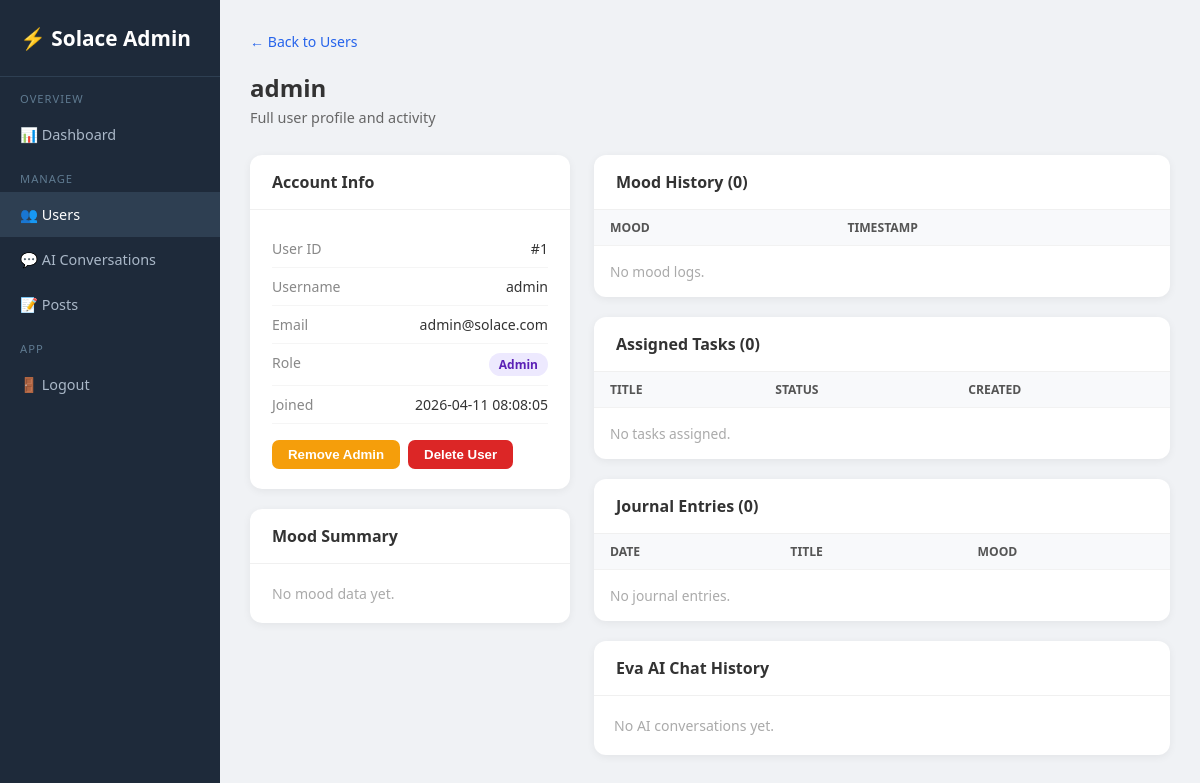
Before: /admin/users/1 (signed in) with the older database file.
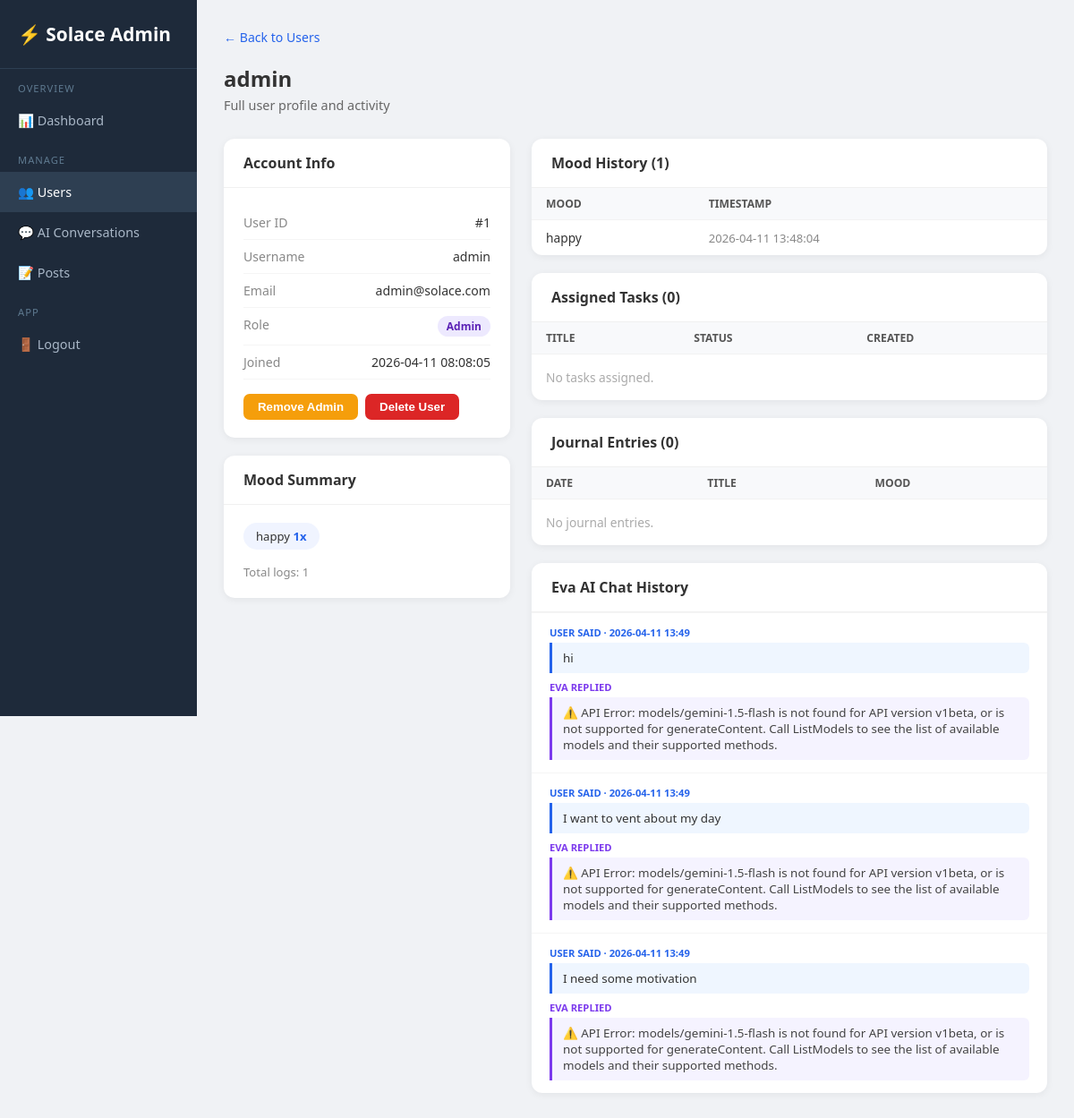
After: the same page with the newer database file.
### tables this page shows
CREATE TABLE users (
                id         INTEGER PRIMARY KEY AUTOINCREMENT,
                username   TEXT UNIQUE NOT NULL,
                email      TEXT NOT NULL,
                password   TEXT NOT NULL,
                is_admin   INTEGER DEFAULT 0,
                created_at DATETIME DEFAULT CURRENT_TIMESTAMP
            );

CREATE TABLE mood_logs (
                id        INTEGER PRIMARY KEY AUTOINCREMENT,
                user_id   INTEGER NOT NULL REFERENCES users(id),
                mood      TEXT NOT NULL,
                timestamp DATETIME DEFAULT CURRENT_TIMESTAMP
            );

CREATE TABLE chat_history (
                id           INTEGER PRIMARY KEY AUTOINCREMENT,
                session_id   TEXT,
                user_id      INTEGER REFERENCES users(id),
                user_message TEXT,
                ai_response  TEXT,
                timestamp    DATETIME DEFAULT CURRENT_TIMESTAMP
            );

### app.py (the view)
@app.route("/admin/users/<int:uid>")
@admin_required
def admin_user_detail(uid: int) -> Any:
    with get_db() as conn:
        user = conn.execute("SELECT * FROM users WHERE id=?", (uid,)).fetchone()
        if not user:
            flash("User not found.")
            return redirect(url_for("admin_users"))
        moods    = conn.execute("SELECT mood, timestamp FROM mood_logs WHERE user_id=? ORDER BY timestamp DESC", (uid,)).fetchall()
        journals = conn.execute("SELECT date, title, mood FROM journals WHERE user_id=? ORDER BY date DESC", (uid,)).fetchall()
        tasks    = conn.execute("SELECT title, status, task_date FROM tasks WHERE user_id=? ORDER BY created_at DESC", (uid,)).fetchall()
        ai_chats = conn.execute("SELECT user_message, ai_response, timestamp FROM chat_history WHERE user_id=? ORDER BY timestamp DESC LIMIT 20", (uid,)).fetchall()
    mood_counts: dict[str, int] = {}
    for r in moods:
        mood_counts[r["mood"]] = mood_counts.get(r["mood"], 0) + 1
    return render_template("admin/user_detail.html",
                           user=user, moods=moods, mood_counts=mood_counts,
                           journals=journals, tasks=tasks, ai_chats=ai_chats)

### app.py (called while the page is built)
def get_db() -> sqlite3.Connection:
    conn = sqlite3.connect("database.db")
    conn.row_factory = sqlite3.Row
    return conn

def admin_required(f: Any) -> Any:
    @wraps(f)
    def dec(*args: Any, **kwargs: Any) -> Any:
        if "user_id" not in session or not session.get("is_admin"):
            flash("Admin access required.")
            return redirect(url_for("login_page"))
        return f(*args, **kwargs)
    return dec

### templates/admin/user_detail.html (shortened to what this page needs)
<!DOCTYPE html>
<html lang="en">
<head>
</head>
<body>
<div class="sidebar">
  <div class="logo">⚡ Solace Admin</div>
  <nav>
        <div class="section-label">Overview</div>
    <a href="/admin">📊 Dashboard</a>
    <div class="section-label">Manage</div>
    <a href="/admin/users" class="active">👥 Users</a>
    <a href="/admin/chats">💬 AI Conversations</a>
    <a href="/admin/posts">📝 Posts</a>
    <div class="section-label">App</div>
    <a href="/logout">🚪 Logout</a>
  </nav>
</div>
<div class="main">
  <a href="/admin/users" class="back-link">← Back to Users</a>
  <div class="page-title">{{ user.username }}</div>
  <div class="page-sub">Full user profile and activity</div>
  <div class="grid">
    <div>
      <div class="card" style="margin-bottom:20px">
        <div class="card-header">Account Info</div>
        <div class="card-body">
          <div class="info-row"><span class="label">User ID</span><span>#{{ user.id }}</span></div>
          <div class="info-row"><span class="label">Username</span><span>{{ user.username }}</span></div>
          <div class="info-row"><span class="label">Email</span><span>{{ user.email }}</span></div>
          <div class="info-row">
            <span class="label">Role</span>
            <span class="badge {{ 'admin' if user.is_admin else 'user' }}">{{ 'Admin' if user.is_admin else 'User' }}</span>
          </div>
          <div class="info-row"><span class="label">Joined</span><span>{{ user.created_at }}</span></div>
          <div class="actions">
            <form method="POST" action="/admin/users/{{ user.id }}/toggle-admin">
              <button type="submit" class="btn btn-yellow">
                {{ 'Remove Admin' if user.is_admin else 'Make Admin' }}
              </button>
            </form>
            <form method="POST" action="/admin/users/{{ user.id }}/delete"
                  onsubmit="return confirm('Delete this user permanently?')">
              <button type="submit" class="btn btn-red">Delete User</button>
            </form>
          </div>
        </div>
      </div>
      <div class="card">
        <div class="card-header">Mood Summary</div>
        <div class="card-body">
          {% if mood_counts %}
            <div class="mood-bar">
              {% for mood, count in mood_counts.items() %}
              <div class="mood-chip">{{ mood }} <span>{{ count }}x</span></div>
              {% endfor %}
            </div>
            <div style="font-size:0.82rem;color:#888">Total logs: {{ moods|length }}</div>
          {% else %}
            <div style="color:#aaa;font-size:0.88rem">No mood data yet.</div>
          {% endif %}
        </div>
      </div>
    </div>
    <div>
      <div class="card" style="margin-bottom:20px">
        <div class="card-header">Mood History ({{ moods|length }})</div>
        <table>
          <thead><tr><th>Mood</th><th>Timestamp</th></tr></thead>
          <tbody>
            {% for m in moods %}
            <tr>
              <td>{{ m.mood }}</td>
              <td style="color:#888;font-size:0.82rem">{{ m.timestamp }}</td>
            </tr>
            {% else %}
            <tr><td colspan="2" style="color:#aaa;padding:16px">No mood logs.</td></tr>
            {% endfor %}
          </tbody>
        </table>
      </div>
      <div class="card">
        <div class="card-header">Assigned Tasks ({{ tasks|length }})</div>
        <table>
          <thead><tr><th>Title</th><th>Status</th><th>Created</th></tr></thead>
          <tbody>
            {% for t in tasks %}
            <tr>
              <td>{{ t.title }}</td>
              <td><span class="badge {{ t.status }}">{{ t.status }}</span></td>
              <td style="color:#888;font-size:0.82rem">{{ t.created_at }}</td>
            </tr>
            {% else %}
            <tr><td colspan="3" style="color:#aaa;padding:16px">No tasks assigned.</td></tr>
            {% endfor %}
          </tbody>
        </table>
      </div>
      <div class="card" style="margin-bottom:20px;margin-top:20px">
        <div class="card-header">Journal Entries ({{ journals|length }})</div>
        <table>
          <thead><tr><th>Date</th><th>Title</th><th>Mood</th></tr></thead>
          <tbody>
            {% for j in journals %}
            <tr>
              <td style="color:#888;font-size:0.82rem">{{ j.date }}</td>
              <td>{{ j.title or 'Untitled' }}</td>
              <td>{{ j.mood.capitalize() if j.mood else '—' }}</td>
            </tr>
            {% else %}
            <tr><td colspan="3" style="color:#aaa;padding:16px">No journal entries.</td></tr>
            {% endfor %}
          </tbody>
        </table>
      </div>
      <div class="card">
        <div class="card-header">Eva AI Chat History</div>
        {% if ai_chats %}
          {% for c in ai_chats %}
          <div style="padding:14px 20px;border-top:1px solid #f5f5f5">
            <div style="font-size:0.7rem;font-weight:700;color:#2563eb;text-transform:uppercase;margin-bottom:4px">User said · {{ (c.timestamp or '')[:16] }}</div>
            <div style="background:#EFF6FF;border-left:3px solid #2563eb;padding:8px 12px;border-radius:0 6px 6px 0;font-size:0.84rem;margin-bottom:8px">{{ c.user_message }}</div>
            <div style="font-size:0.7rem;font-weight:700;color:#7c3aed;text-transform:uppercase;margin-bottom:4px">Eva replied</div>
            <div style="background:#F5F3FF;border-left:3px solid #7c3aed;padding:8px 12px;border-radius:0 6px 6px 0;font-size:0.84rem;color:#444">{{ c.ai_response }}</div>
          </div>
          {% endfor %}
        {% else %}
          <div style="padding:20px;color:#aaa;font-size:0.88rem">No AI conversations yet.</div>
        {% endif %}
      </div>
    </div>
  </div>
</div>
</body>
</html>

### templates/admin/user_detail.html (style rules this page uses)
* { box-sizing: border-box; margin: 0; padding: 0; }
body { font-family: 'Segoe UI', sans-serif; background: #f0f2f5; color: #333; }
.sidebar { width: 220px; position: fixed; top: 0; left: 0; height: 100vh; background: #1e2a3a; color: #cdd9e5; display: flex; flex-direction: column; }
.sidebar .logo { padding: 24px 20px; font-size: 1.3rem; font-weight: 700; color: #fff; border-bottom: 1px solid #2e3f52; }
.sidebar nav a { display: block; padding: 13px 20px; color: #aab8c8; text-decoration: none; font-size: 0.9rem; }
.sidebar nav a:hover, .sidebar nav a.active { background: #2e3f52; color: #fff; }
.sidebar nav .section-label { padding: 14px 20px 6px; font-size: 0.7rem; text-transform: uppercase; letter-spacing: 1px; color: #5f7a90; }
.main { margin-left: 220px; padding: 30px; }
.page-title { font-size: 1.5rem; font-weight: 700; margin-bottom: 4px; }
.page-sub { color: #666; font-size: 0.9rem; margin-bottom: 28px; }
.grid { display: grid; grid-template-columns: 320px 1fr; gap: 24px; }
.card { background: #fff; border-radius: 12px; box-shadow: 0 2px 8px rgba(0,0,0,.06); overflow: hidden; }
.card-header { padding: 16px 22px; font-weight: 600; border-bottom: 1px solid #f0f0f0; }
.card-body { padding: 20px 22px; }
.info-row { display: flex; justify-content: space-between; padding: 9px 0; border-bottom: 1px solid #f5f5f5; font-size: 0.88rem; }
.info-row .label { color: #888; }
table { width: 100%; border-collapse: collapse; font-size: 0.86rem; }
th { background: #f8f9fb; padding: 9px 16px; text-align: left; font-weight: 600; color: #555; font-size: 0.76rem; text-transform: uppercase; }
td { padding: 10px 16px; border-top: 1px solid #f2f2f2; }
.badge { display: inline-block; padding: 3px 10px; border-radius: 20px; font-size: 0.75rem; font-weight: 600; }
.badge.admin { background: #ede9fe; color: #5b21b6; }
.mood-bar { display: flex; gap: 10px; flex-wrap: wrap; margin-bottom: 16px; }
.mood-chip { background: #f0f4ff; border-radius: 20px; padding: 6px 14px; font-size: 0.82rem; }
.mood-chip span { font-weight: 700; color: #2563eb; }
.back-link { display: inline-block; margin-bottom: 20px; color: #2563eb; text-decoration: none; font-size: 0.88rem; }
.actions { display: flex; gap: 8px; margin-top: 16px; }
.btn { padding: 7px 16px; border-radius: 7px; border: none; cursor: pointer; font-weight: 600; font-size: 0.83rem; }
.btn-yellow { background: #f59e0b; color: #fff; }
.btn-red { background: #dc2626; color: #fff; }

Changed rows visible on the page:
added mood_logs: mood "happy", user "1", timestamp "2026-04-11 13:48:04"
added chat_history: timestamp "2026-04-11 13:49", user_message "hi", ai_response "⚠️ API Error: models/gemini-1.5-flash is not found for API version v1beta, or is not supported for generateContent. Call ListModels to see the list of available models and their supported methods."
added chat_history: timestamp "2026-04-11 13:49", user_message "I want to vent about my day", ai_response "⚠️ API Error: models/gemini-1.5-flash is not found for API version v1beta, or is not supported for generateContent. Call ListModels to see the list of available models and their supported methods."
added chat_history: timestamp "2026-04-11 13:49", user_message "I need some motivation", ai_response "⚠️ API Error: models/gemini-1.5-flash is not found for API version v1beta, or is not supported for generateContent. Call ListModels to see the list of available models and their supported methods."
Other visible differences:
{{ moods|length }}: (not shown) → "1"
{{ moods|length }}: "0" → "1"
text no longer shown: "No mood data yet. No mood logs. No AI conversations yet."
text now shown: "Total logs:"
